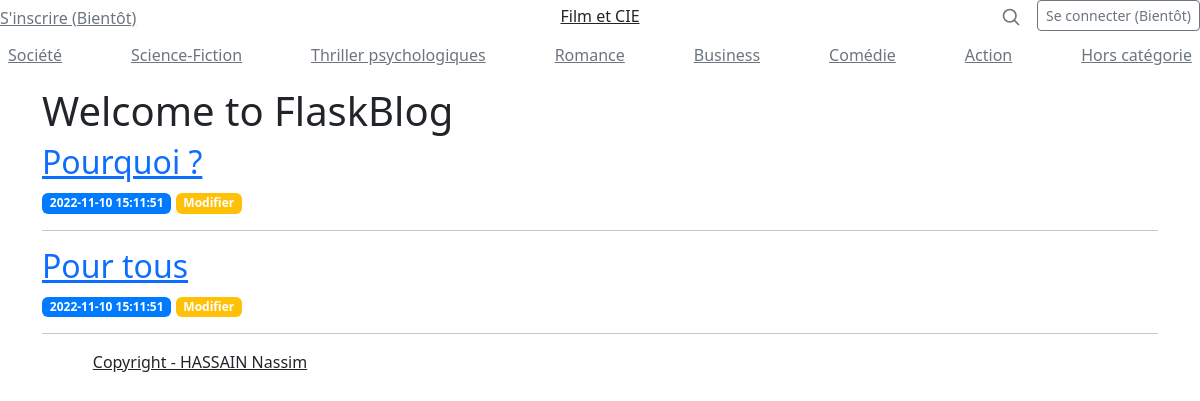
The page /index on the database as committed earlier.
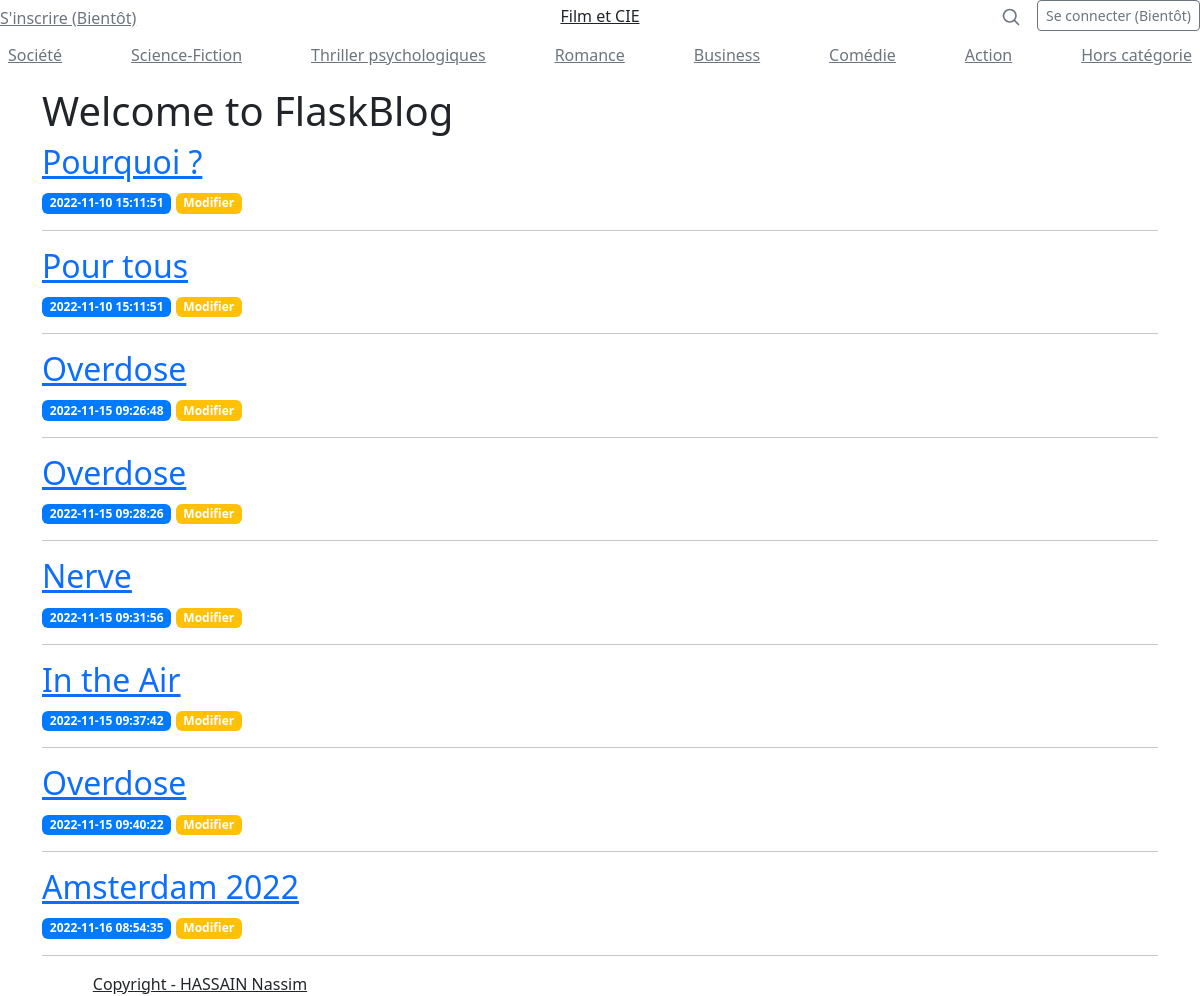
The same page on the database as committed later.
### tables this page shows
CREATE TABLE posts (
    id INTEGER PRIMARY KEY AUTOINCREMENT,
    created TIMESTAMP NOT NULL DEFAULT CURRENT_TIMESTAMP,
    title TEXT NOT NULL,
    acroche TEXT NOT NULL,
    content TEXT NOT NULL,
    origine TEXT,
    genre TEXT
);

### main.py (the view)
@app.route('/index')
def layout():
    conn = get_db_connection()
    posts = conn.execute('SELECT * FROM posts').fetchall()
    conn.close()
    return render_template("index.html", posts=posts)  # Press Ctrl+F8 to toggle the breakpoint.

### main.py (called while the page is built)
def get_db_connection():
    conn = sqlite3.connect('database.db')
    conn.row_factory = sqlite3.Row
    return conn

### templates/index.html
{% extends 'base.html' %}
{% block content %}
    <h1>{% block title %} Welcome to FlaskBlog {% endblock %}</h1>
    {% for post in posts %}
        <a href="{{ url_for('post', post_id=post['id']) }}">
            <h2>{{ post['title'] }}</h2>
        </a>
        <span class="badge badge-primary">{{ post['created'] }}</span>
        <a href="{{ url_for('edit', id=post['id']) }}">
            <span class="badge badge-warning">Modifier</span>
        </a>
        <hr>
    {% endfor %}
{% endblock %}

### templates/base.html (shortened to what this page needs)
<!doctype html>
<html lang="en">
  <head>
    <link rel="stylesheet" href="https://stackpath.bootstrapcdn.com/bootstrap/4.3.1/css/bootstrap.min.css">
      <link href="../static/css/assets/dist/css/bootstrap.min.css" rel="stylesheet">
  </head>
  <body>
  {% include 'header.html' %}
    <div class="container">
        {% block content %} {% endblock %}
    </div>
   {% include 'footer.html' %}
  </body>
</html>

### templates/header.html
 <div class="row flex-nowrap justify-content-between align-items-center">
      <div class="col-4 pt-1">
        <a class="link-secondary" href="#">S'inscrire (Bientôt)</a>
      </div>
      <div class="col-4 text-center">
        <a class="blog-header-logo text-dark" href="create">Film et CIE</a>
      </div>
      <div class="col-4 d-flex justify-content-end align-items-center">
        <a class="link-secondary" href="#" aria-label="Search">
          <svg xmlns="http://www.w3.org/2000/svg" width="20" height="20" fill="none" stroke="currentColor" stroke-linecap="round" stroke-linejoin="round" stroke-width="2" class="mx-3" role="img" viewBox="0 0 24 24"><title>Search</title><circle cx="10.5" cy="10.5" r="7.5"/><path d="M21 21l-5.2-5.2"/></svg>
        </a>
        <a class="btn btn-sm btn-outline-secondary" href="#">Se connecter (Bientôt)</a>
      </div>
    </div>
<div class="nav-scroller py-1 mb-2">
    <nav class="nav d-flex justify-content-between">
      <a class="p-2 link-secondary" href="{{url_for('genre',genre_id='societe')}}">Société</a>
      <a class="p-2 link-secondary" href="{{url_for('genre',genre_id='science-fiction')}}">Science-Fiction</a>
      <a class="p-2 link-secondary" href="{{url_for('genre',genre_id='thriller')}}">Thriller psychologiques</a>
      <a class="p-2 link-secondary" href="{{url_for('genre',genre_id='romance')}}">Romance</a>
      <a class="p-2 link-secondary" href="{{url_for('genre',genre_id='business')}}">Business</a>
      <a class="p-2 link-secondary" href="{{url_for('genre',genre_id='comedie')}}">Comédie</a>
      <a class="p-2 link-secondary" href="{{url_for('genre',genre_id='action')}}">Action</a>
      <a class="p-2 link-secondary" href="{{url_for('genre',genre_id='hors-categorie')}}">Hors catégorie</a>
    </nav>
  </div>

### templates/footer.html
<div class="col-4 text-center">
        <a class="blog-header-logo text-dark" href="create">Copyright - HASSAIN Nassim</a>
      </div>

Rows that differ between the two databases and show on the page:
added posts: title "Overdose", created "2022-11-15 09:26:48"
added posts: title "Overdose", created "2022-11-15 09:28:26"
added posts: title "Nerve", created "2022-11-15 09:31:56"
added posts: title "In the Air", created "2022-11-15 09:37:42"
added posts: title "Overdose", created "2022-11-15 09:40:22"
added posts: title "Amsterdam 2022", created "2022-11-16 08:54:35"
